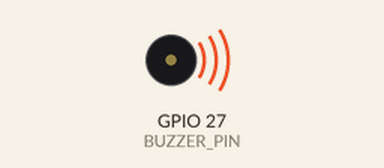
Recording of a program running on a simulated Raspberry Pi (BCM pin numbers). Parts: buzzer (waves = sounding). At 12.0 s the program stops and its outputs stay as they are.

Above: at 0.1 s.
At 12.1 s:
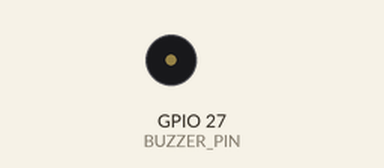
Timing chart, 0 to 13.5 s (numbered marks = the images above):
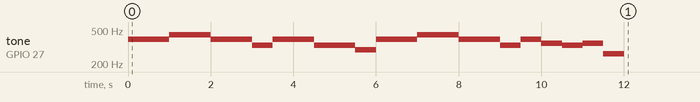

Measured:
- by itself, tone on GPIO 27 (BUZZER_PIN): plays 392 Hz for 1.0 s, 440 Hz for 1.0 s, 392 Hz for 1.0 s, 330 Hz for 0.50 s, 392 Hz for 1.0 s, 330 Hz for 1.0 s … (16 notes in this stretch)

The program:

piezo_buzzer_task.py
```python
import RPi.GPIO as GPIO
import time

BUZZER_PIN = 27

GPIO.setmode(GPIO.BCM)
GPIO.setup(BUZZER_PIN, GPIO.OUT)

pwm = GPIO.PWM(BUZZER_PIN, 262)
pwm.start(10)

melody = [262, 294, 330, 349, 392, 440, 494, 523]
song = [4, 4, 5, 5, 4, 4, 2, 4, 4, 2, 2, 1, 4, 4, 5, 5, 4, 4, 2, 4, 3, 2, 3, 0]
arr = [0.5, 0.5, 0.5, 0.5, 0.5, 0.5, 1, 0.5, 0.5, 0.5, 0.5, 1.5,
       0.5, 0.5, 0.5, 0.5, 0.5, 0.5, 1, 0.5, 0.5, 0.5, 0.5, 2.5]

try:
    for i in song:
        pwm.ChangeFrequency(melody[i])
        time.sleep(arr[i])
finally:
    pwm.stop()
    GPIO.cleanup()
```
